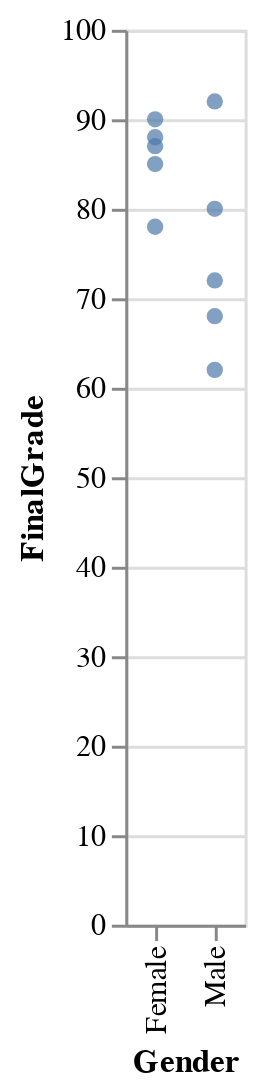

Notebook source saved alongside this figure:
### Code cell
# prompt: importar libreria altair

import altair as alt

# Gender vs FinalGrade diagrama de dispersion con altair
alt.Chart(df).mark_circle().encode(x='Gender',y='FinalGrade')

### Figure 1 — Vega-Lite specification as saved in the notebook (floating-point values rounded to 4 significant figures)
{"config": {"view": {"continuousWidth": 400, "continuousHeight": 300}}, "data": {"name": "data-83358f34435ed5458ddf4d188b4679f7"}, "mark": "circle", "encoding": {"x": {"field": "Gender", "type": "nominal"}, "y": {"field": "FinalGrade", "type": "quantitative"}}, "$schema": "https://vega.github.io/schema/vega-lite/v4.17.0.json", "datasets": {"data-83358f34435ed5458ddf4d188b4679f7": [{"StudentID": 1, "Name": "John", "Gender": "Male", "AttendanceRate": 85, "StudyHoursPerWeek": 15, "PreviousGrade": 78, "ExtracurricularActivities": 1, "ParentalSupport": "High", "FinalGrade": 80}, {"StudentID": 2, "Name": "Sarah", "Gender": "Female", "AttendanceRate": 90, "StudyHoursPerWeek": 20, "PreviousGrade": 85, "ExtracurricularActivities": 2, "ParentalSupport": "Medium", "FinalGrade": 87}, {"StudentID": 3, "Name": "Alex", "Gender": "Male", "AttendanceRate": 78, "StudyHoursPerWeek": 10, "PreviousGrade": 65, "ExtracurricularActivities": 0, "ParentalSupport": "Low", "FinalGrade": 68}, {"StudentID": 4, "Name": "Michael", "Gender": "Male", "AttendanceRate": 92, "StudyHoursPerWeek": 25, "PreviousGrade": 90, "ExtracurricularActivities": 3, "ParentalSupport": "High", "FinalGrade": 92}, {"StudentID": 5, "Name": "Emma", "Gender": "Female", "AttendanceRate": 88, "StudyHoursPerWeek": 18, "PreviousGrade": 82, "ExtracurricularActivities": 2, "ParentalSupport": "Medium", "FinalGrade": 85}, {"StudentID": 6, "Name": "Olivia", "Gender": "Female", "AttendanceRate": 95, "StudyHoursPerWeek": 30, "PreviousGrade": 88, "ExtracurricularActivities": 1, "ParentalSupport": "High", "FinalGrade": 90}, {"StudentID": 7, "Name": "Daniel", "Gender": "Male", "AttendanceRate": 70, "StudyHoursPerWeek": 8, "PreviousGrade": 60, "ExtracurricularActivities": 0, "ParentalSupport": "Low", "FinalGrade": 62}, {"StudentID": 8, "Name": "Sophia", "Gender": "Female", "AttendanceRate": 85, "StudyHoursPerWeek": 17, "PreviousGrade": 77, "ExtracurricularActivities": 1, "ParentalSupport": "Medium", "FinalGrade": 78}, {"StudentID": 9, "Name": "James", "Gender": "Male", "AttendanceRate": 82, "StudyHoursPerWeek": 12, "PreviousGrade": 70, "ExtracurricularActivities": 2, "ParentalSupport": "Low", "FinalGrade": 72}, {"StudentID": 10, "Name": "Isabella", "Gender": "Female", "AttendanceRate": 91, "StudyHoursPerWeek": 22, "PreviousGrade": 86, "ExtracurricularActivities": 3, "ParentalSupport": "High", "FinalGrade": 88}]}}
